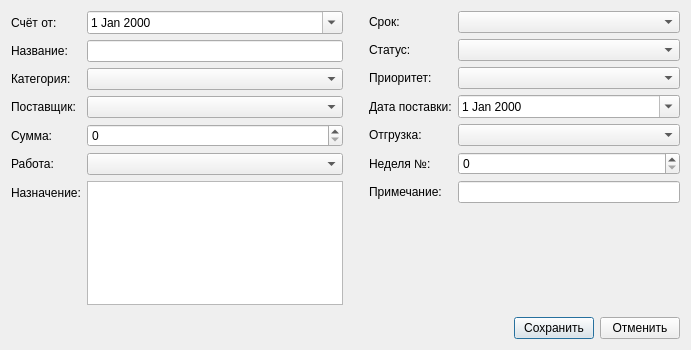
<?xml version="1.0" encoding="UTF-8"?>
<ui version="4.0">
 <class>Dialog</class>
 <widget class="QDialog" name="Dialog">
  <property name="geometry">
   <rect>
    <x>0</x>
    <y>0</y>
    <width>691</width>
    <height>350</height>
   </rect>
  </property>
  <property name="windowTitle">
   <string>Dialog</string>
  </property>
  <layout class="QVBoxLayout" name="verticalLayout">
   <item>
    <layout class="QHBoxLayout" name="horizontalLayout_2">
     <item>
      <layout class="QFormLayout" name="formLayout_2">
       <property name="sizeConstraint">
        <enum>QLayout::SetMinimumSize</enum>
       </property>
       <property name="fieldGrowthPolicy">
        <enum>QFormLayout::AllNonFixedFieldsGrow</enum>
       </property>
       <property name="rowWrapPolicy">
        <enum>QFormLayout::DontWrapRows</enum>
       </property>
       <item row="0" column="0">
        <widget class="QLabel" name="lblDateBill">
         <property name="text">
          <string>Счёт от:</string>
         </property>
        </widget>
       </item>
       <item row="0" column="1">
        <widget class="QDateEdit" name="dateBill">
         <property name="minimumSize">
          <size>
           <width>150</width>
           <height>0</height>
          </size>
         </property>
         <property name="frame">
          <bool>true</bool>
         </property>
         <property name="calendarPopup">
          <bool>true</bool>
         </property>
        </widget>
       </item>
       <item row="1" column="0">
        <widget class="QLabel" name="lblBillName">
         <property name="text">
          <string>Название:</string>
         </property>
        </widget>
       </item>
       <item row="1" column="1">
        <widget class="QLineEdit" name="editBillName"/>
       </item>
       <item row="2" column="0">
        <widget class="QLabel" name="lblCategory">
         <property name="text">
          <string>Категория:</string>
         </property>
        </widget>
       </item>
       <item row="2" column="1">
        <widget class="QComboBox" name="comboBox"/>
       </item>
       <item row="3" column="0">
        <widget class="QLabel" name="label_5">
         <property name="text">
          <string>Поставщик:</string>
         </property>
        </widget>
       </item>
       <item row="3" column="1">
        <widget class="QComboBox" name="comboBox_2"/>
       </item>
       <item row="4" column="0">
        <widget class="QLabel" name="label_6">
         <property name="text">
          <string>Сумма:</string>
         </property>
        </widget>
       </item>
       <item row="4" column="1">
        <widget class="QSpinBox" name="spinBox"/>
       </item>
       <item row="5" column="0">
        <widget class="QLabel" name="label_7">
         <property name="text">
          <string>Работа:</string>
         </property>
        </widget>
       </item>
       <item row="5" column="1">
        <widget class="QComboBox" name="comboBox_3"/>
       </item>
       <item row="6" column="0">
        <widget class="QLabel" name="label_8">
         <property name="text">
          <string>Назначение:</string>
         </property>
        </widget>
       </item>
       <item row="6" column="1">
        <widget class="QPlainTextEdit" name="plainTextEdit"/>
       </item>
       <item row="7" column="1">
        <spacer name="verticalSpacer">
         <property name="orientation">
          <enum>Qt::Vertical</enum>
         </property>
         <property name="sizeType">
          <enum>QSizePolicy::Maximum</enum>
         </property>
         <property name="sizeHint" stdset="0">
          <size>
           <width>20</width>
           <height>40</height>
          </size>
         </property>
        </spacer>
       </item>
      </layout>
     </item>
     <item>
      <spacer name="horizontalSpacer">
       <property name="orientation">
        <enum>Qt::Horizontal</enum>
       </property>
       <property name="sizeType">
        <enum>QSizePolicy::Fixed</enum>
       </property>
       <property name="sizeHint" stdset="0">
        <size>
         <width>20</width>
         <height>20</height>
        </size>
       </property>
      </spacer>
     </item>
     <item>
      <layout class="QFormLayout" name="formLayout">
       <property name="sizeConstraint">
        <enum>QLayout::SetMaximumSize</enum>
       </property>
       <item row="0" column="0">
        <widget class="QLabel" name="label_9">
         <property name="text">
          <string>Срок:</string>
         </property>
        </widget>
       </item>
       <item row="0" column="1">
        <widget class="QComboBox" name="comboBox_4">
         <property name="minimumSize">
          <size>
           <width>150</width>
           <height>0</height>
          </size>
         </property>
        </widget>
       </item>
       <item row="1" column="0">
        <widget class="QLabel" name="label_10">
         <property name="text">
          <string>Статус:</string>
         </property>
        </widget>
       </item>
       <item row="1" column="1">
        <widget class="QComboBox" name="comboBox_5"/>
       </item>
       <item row="2" column="0">
        <widget class="QLabel" name="label_11">
         <property name="text">
          <string>Приоритет:</string>
         </property>
        </widget>
       </item>
       <item row="2" column="1">
        <widget class="QComboBox" name="comboBox_6"/>
       </item>
       <item row="3" column="0">
        <widget class="QLabel" name="label_12">
         <property name="text">
          <string>Дата поставки:</string>
         </property>
        </widget>
       </item>
       <item row="3" column="1">
        <widget class="QDateEdit" name="dateEdit_2">
         <property name="calendarPopup">
          <bool>true</bool>
         </property>
        </widget>
       </item>
       <item row="4" column="0">
        <widget class="QLabel" name="label_13">
         <property name="text">
          <string>Отгрузка:</string>
         </property>
        </widget>
       </item>
       <item row="4" column="1">
        <widget class="QComboBox" name="comboBox_7"/>
       </item>
       <item row="5" column="0">
        <widget class="QLabel" name="label_14">
         <property name="text">
          <string>Неделя №:</string>
         </property>
        </widget>
       </item>
       <item row="5" column="1">
        <widget class="QSpinBox" name="spinBox_2"/>
       </item>
       <item row="6" column="0">
        <widget class="QLabel" name="lblNote">
         <property name="text">
          <string>Примечание:</string>
         </property>
        </widget>
       </item>
       <item row="6" column="1">
        <widget class="QLineEdit" name="editNote"/>
       </item>
      </layout>
     </item>
    </layout>
   </item>
   <item>
    <layout class="QHBoxLayout" name="horizontalLayout">
     <item>
      <spacer name="horizontalSpacer_2">
       <property name="orientation">
        <enum>Qt::Horizontal</enum>
       </property>
       <property name="sizeHint" stdset="0">
        <size>
         <width>40</width>
         <height>20</height>
        </size>
       </property>
      </spacer>
     </item>
     <item>
      <widget class="QPushButton" name="btnOk">
       <property name="text">
        <string>Сохранить</string>
       </property>
       <property name="default">
        <bool>true</bool>
       </property>
      </widget>
     </item>
     <item>
      <widget class="QPushButton" name="btnCancel">
       <property name="text">
        <string>Отменить</string>
       </property>
      </widget>
     </item>
    </layout>
   </item>
  </layout>
 </widget>
 <resources/>
 <connections>
  <connection>
   <sender>btnCancel</sender>
   <signal>clicked()</signal>
   <receiver>Dialog</receiver>
   <slot>reject()</slot>
   <hints>
    <hint type="sourcelabel">
     <x>642</x>
     <y>327</y>
    </hint>
    <hint type="destinationlabel">
     <x>345</x>
     <y>174</y>
    </hint>
   </hints>
  </connection>
 </connections>
</ui>
